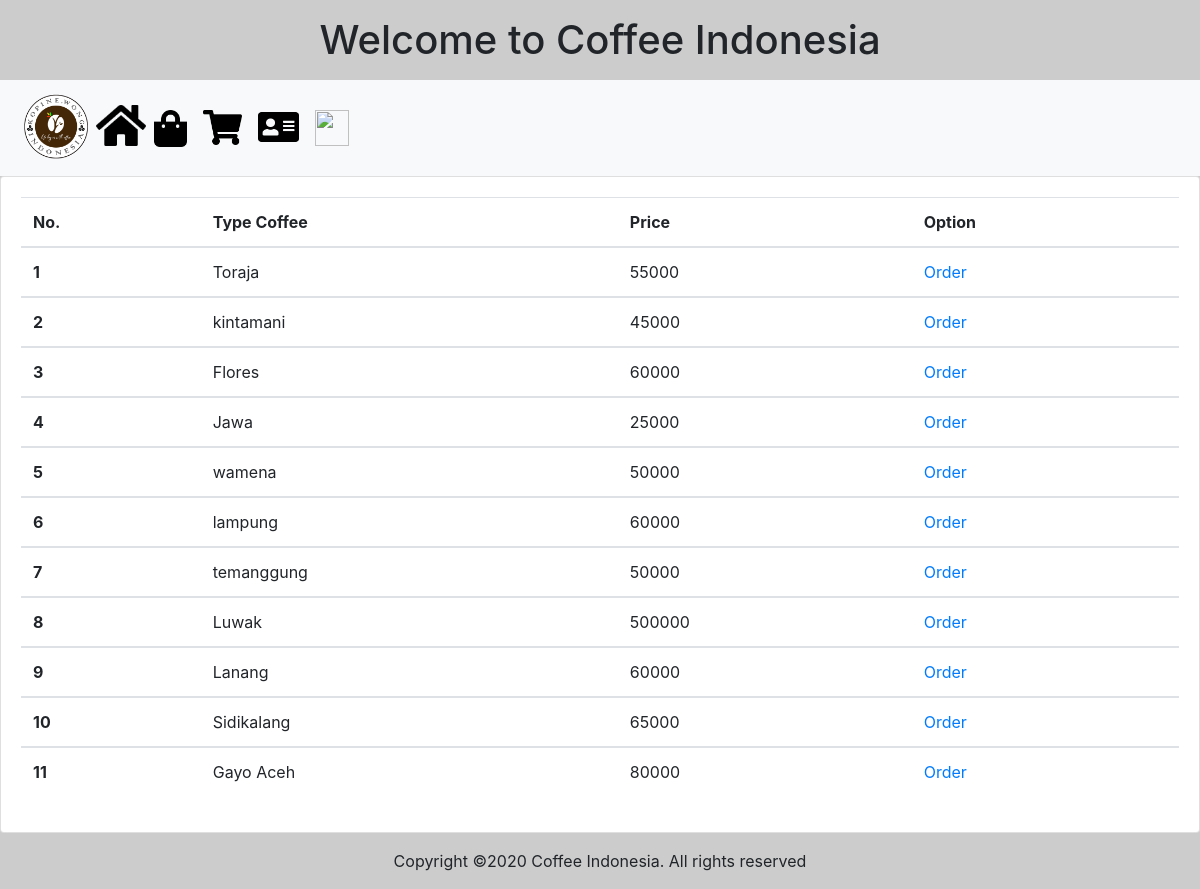
/pembeli/shop.php, run on the app's committed database.
### tables this page shows
CREATE TABLE `kopi` (
  `id` int(11) NOT NULL,
  `type` varchar(255) NOT NULL,
  `price` varchar(255) NOT NULL
);

### pembeli/shop.php (the view, shortened to what this page needs)
<?php
include "header.php";
?>
<div class="card" align="center">
  <div class="card-body">
    <table class="table">
  <thead>
    <tr>
      <th scope="col">No.</th>
      <th scope="col">Type Coffee</th>
      <th scope="col">Price</th>
      <th scope="col">Option</th>
    </tr>
	<?php
		include 'koneksi.php';
		$kopi = mysqli_query($koneksi,"SELECT * FROM kopi");
		$no = 1;
		while($d = mysqli_fetch_array($kopi)){
			?>
  </thead>
  <tbody>
    <tr>
      <th scope="row"><?php echo $no++; ?></th>
      <td><?php echo $d['type']; ?></td>
      <td><?php echo $d['price']; ?></td>
      <td>
		<a href="input.php?id=<?php echo $d['id']; ?>"><a href="buy.php"> Order</a>
	  </td>
    </tr>
	<?php
		}
		?>
  </tbody>
</table>
  </div>
</div>
<?php
include "footer.php";
?>

### data on the page
kopi: type "Toraja", price "55000"
kopi: type "kintamani", price "45000"
kopi: type "Flores", price "60000"
kopi: type "Jawa", price "25000"
kopi: type "wamena", price "50000"
kopi: type "lampung", price "60000"
kopi: type "temanggung", price "50000"
kopi: type "Luwak", price "500000"
kopi: type "Lanang", price "60000"
kopi: type "Sidikalang", price "65000"
kopi: type "Gayo Aceh", price "80000"
